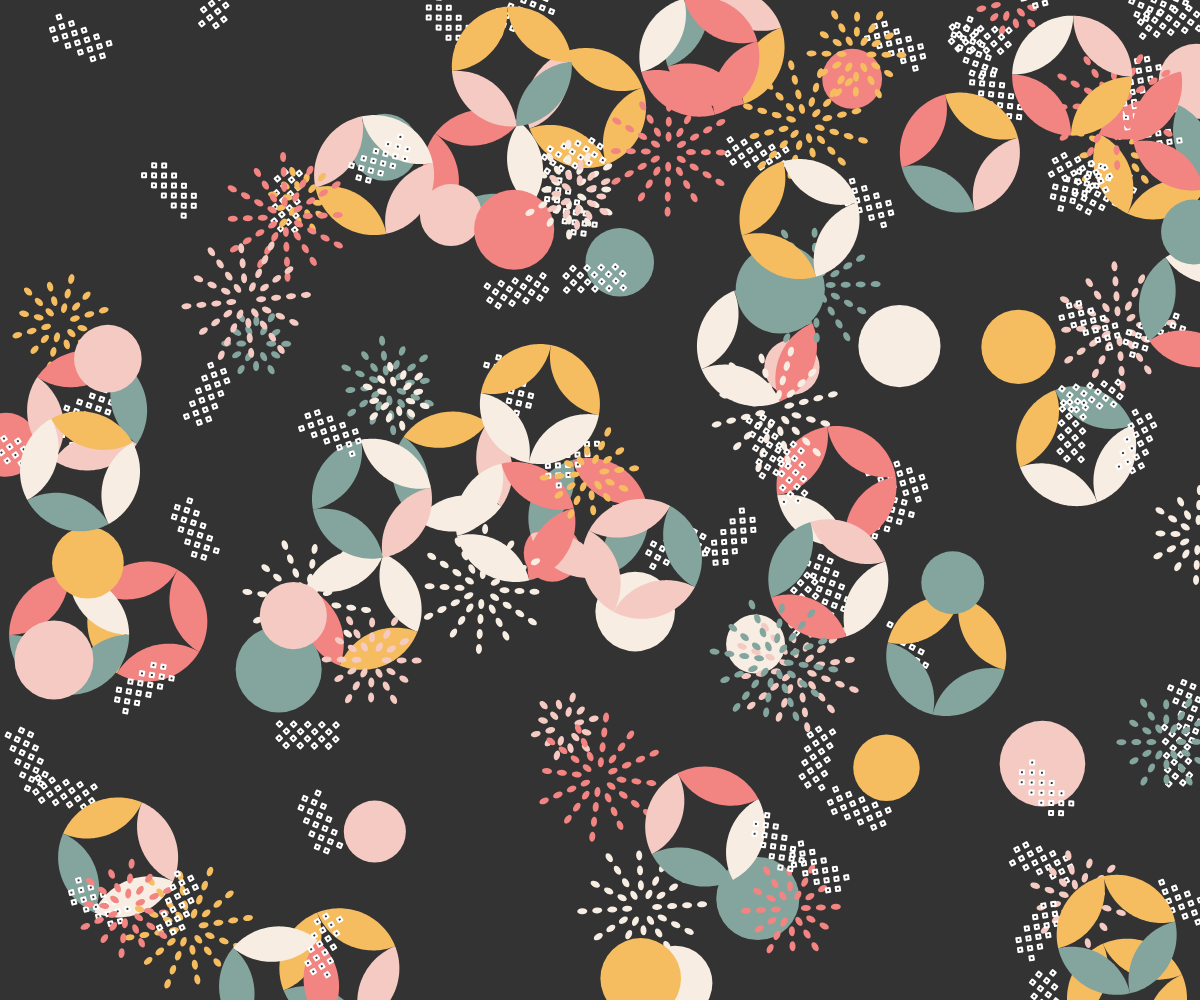
Frame 1 (no input)
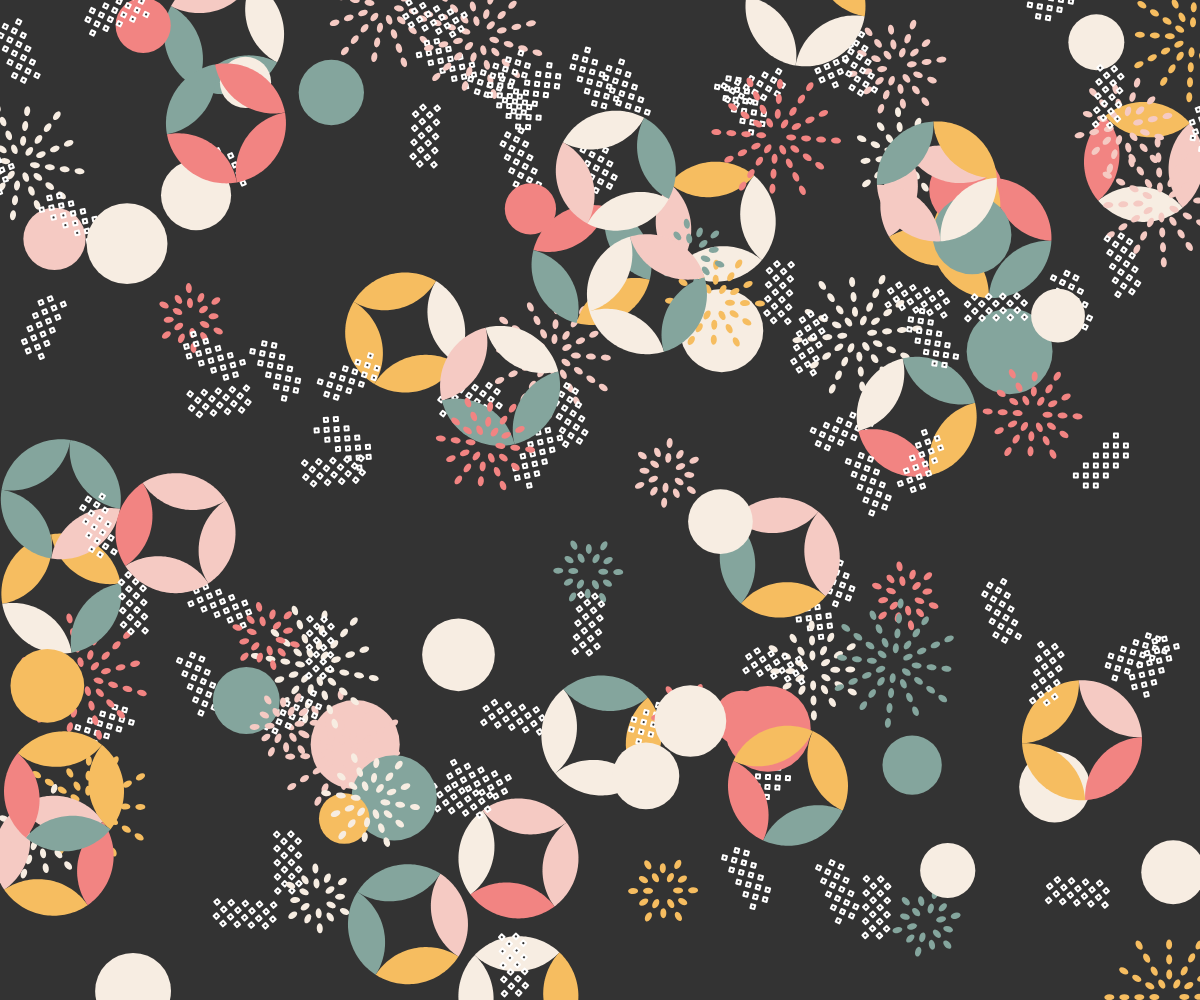
Frame 2 (the mouse pressed at the canvas centre, redrawn once)

The p5.js sketch that drew these frames (run headless with seeded random() and noise() and a simulated clock; the mouse was pressed at the canvas centre and the sketch redrawn once):

// p5.js sketch
// ── sketch.js
"use strict"

const COLORS = ["#F6BD60", "#F7EDE2", "#F5CAC3", "#84A59D", "#F28482"];
const WHITE = "#FFFFFF";
const BLACK = "#333333";

function setup(){
	createCanvas(windowWidth, windowHeight);
	angleMode(DEGREES); rectMode(CENTER); imageMode(CENTER);
	textAlign(CENTER, CENTER); textSize(14);
	noLoop();
}

function draw(){
	background(BLACK);
	noFill();
	noStroke();
	strokeCap(PROJECT);

	//noFill();
	//stroke(WHITE); strokeWeight(1);

	const len = 120;
	const rows = floor(height / len);
	const cols = floor(width / len);
	const total = rows * cols * 2;

	for(let i=0; i<total; i++){

		const rdm = random();
		if(0.8 < rdm){
			drawRing(random(width), random(height), 120, random(360));
		}else if(0.6 < rdm){
			fill(getColor(COLORS));
			circle(random(width), random(height), random(50, 90));
		}else if(0.2 < rdm){
			drawKanoko(random(width), random(height), 10, random(360));
		}else{
			const multiple = floor(random(2, 5));
			drawFireworks(random(width), random(height), 
				10, 6, multiple, random(360));
		}
	}
}

function drawRing(x, y, len, rot=0){

	push();
	translate(x, y);
	rotate(rot);
	drawLeaf(0, len/2);
	drawLeaf(90, len/2);
	drawLeaf(180, len/2);
	drawLeaf(270, len/2);
	pop();
}

function drawLeaf(r, len){

	fill(getColor(COLORS));
	noStroke();

	rotate(r);
	beginShape();
	for(let i=0; i<90; i+=2){
		const x = len * cos(i);
		const y = len * sin(i);
		vertex(x, y);
	}
	for(let i=180; i<270; i+=2){
		const x = len * cos(i) + len;
		const y = len * sin(i) + len;
		vertex(x, y);
	}
	endShape();
}

function drawKanoko(x, y, len, rot=0){

	push();
	translate(x, y);
	rotate(rot);

	const pX = len * cos(45);
	const pY = len*2 * sin(45);

	for(let r=0; r<2; r++){
		for(let c=0; c<9; c++){
			let x = pX * c;
			let y = pY * r;
			if(c%2==0) y -= pY / 2;
			push();
			translate(x, y);
			rotate(45);
			fill(WHITE);
			square(0, 0, len*0.6, len*0.1);
			fill(BLACK);
			square(0, 0, len*0.2, len*0.05);
			pop();
		}
	}
	pop();
}

function drawFireworks(x, y, fireW, fireH, multiple, rot=0){

	fill(getColor(COLORS));
	noStroke();

	const total = 12;
	const pD = floor(360 / total);
	const rad = fireW * 1.5;

	push();
	translate(x, y);
	rotate(rot);

	for(let i=0; i<total; i++){
		const off = (i%2==0) ? 0:rad/2;
		const x = (rad+off) * cos(pD*i);
		const y = (rad+off) * sin(pD*i);
		const m = (i%2==0) ? multiple:multiple-1;
		drawFire(x, y, fireW, fireH, m, pD*i);
	}
	pop();
}

function drawFire(x, y, fireW, fireH, multiple, rot){

	push();
	translate(x, y);
	rotate(rot);
	for(let m=0; m<multiple; m++){
		const x = m * fireW * 1.5;
		ellipse(x, 0, fireW, fireH);
	}
	pop();
}

function getColor(colors){
	return colors[floor(random()*colors.length)];
}
